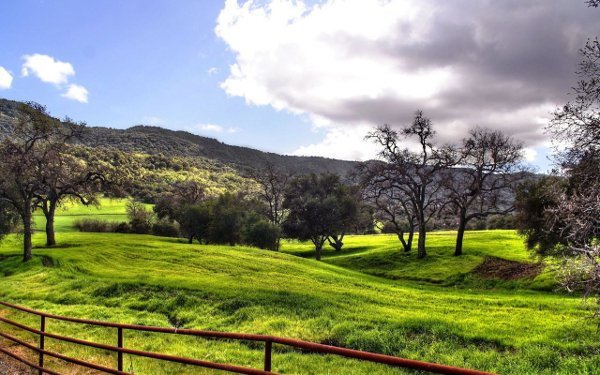
#> input picture 7/imgs/paisagem.jpg, 600 x 375 px
$ python '7  limiarização (thresholding).py'
#> lines starting #> are read from the running program, lines starting #| are printed output that depends on the picture; after the words box and inside, x2 and y2 are one past the last pixel; in counts of white or black regions, pixels touching at a corner belong together
#limiar simples -->  O primeiro argumento é a imagem de origem, que deve ser uma imagem em tons de cinza . O segundo argumento é o valor limite que é usado para classificar os valores de pixel. O terceiro argumento é o maxVal que representa o valor a ser dado se o valor do pixel for maior que (às vezes menor que) o valor limite.

import cv2

obj_img = cv2.imread("imgs/paisagem.jpg")
#> obj_img is the input picture: shape (375, 600, 3); mean B, G, R 111.2, 140, 135

img = cv2.cvtColor(obj_img, cv2.COLOR_BGR2GRAY)
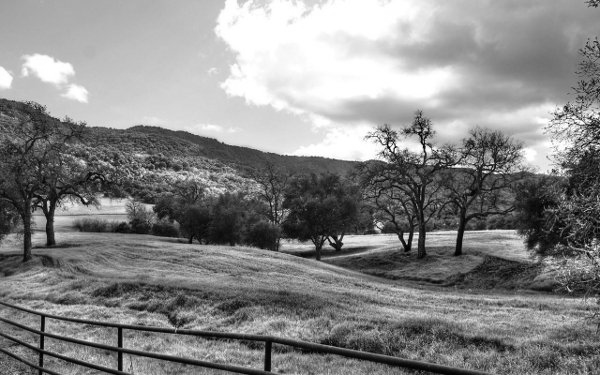
#> img: shape (375, 600); min 0, max 255, mean 135.2

ret, threshold_image = cv2.threshold(img,70,255,cv2.THRESH_BINARY)
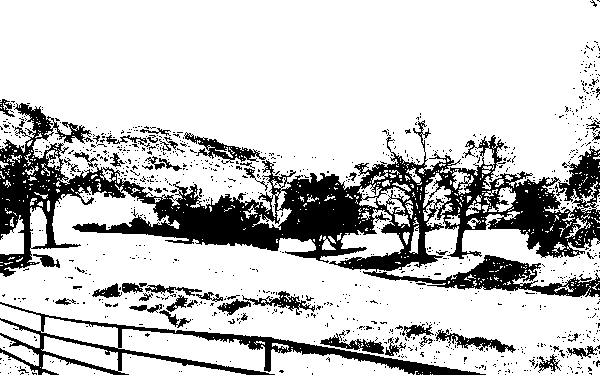
#> threshold_image: shape (375, 600); 78.5% white; 1004 black regions (953 under 20 px), largest, box (x1, y1, x2, y2) and area: (0, 103, 600, 297) 34407, (0, 302, 486, 375) 5117, (184, 132, 266, 164) 751
#ou otsu
print(ret)

cv2.imshow("gray", img)
cv2.imshow("threshold",threshold_image)

cv2.imwrite("threshold.jpg",threshold_image)

$ run again, with 7/imgs/face.jpg copied over 7/imgs/paisagem.jpg
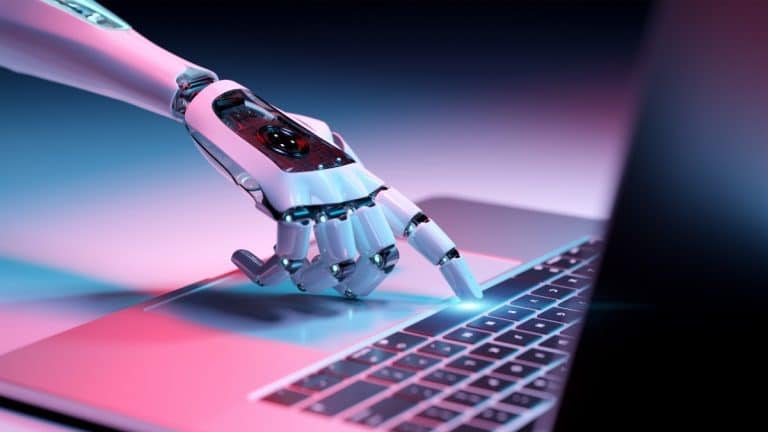
#> input picture 7/imgs/face.jpg, 768 x 432 px
#> obj_img is the input picture: shape (432, 768, 3); mean B, G, R 125.7, 91.1, 101.9
#> `img = cv2.cvtColor(obj_img, cv2.COLOR_BGR2GRAY)`:
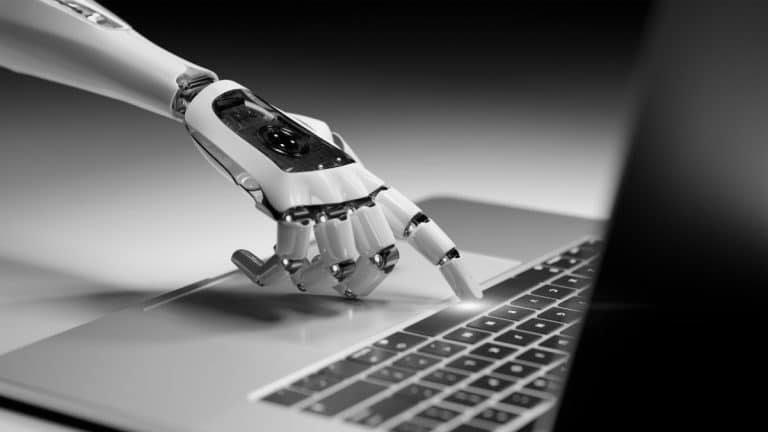
#> img: shape (432, 768); min 0, max 252, mean 98.3
#> `ret, threshold_image = cv2.threshold(img,70,255,cv2.THRESH_BINARY)`:
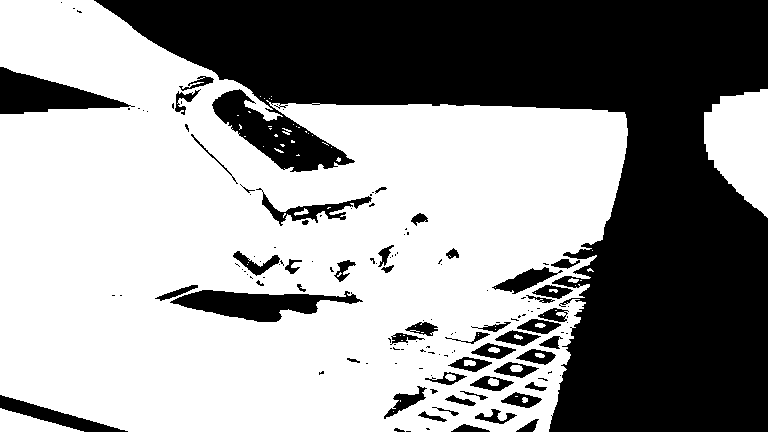
#> threshold_image: shape (432, 768); 58.6% white; 140 black regions (88 under 20 px), largest, box (x1, y1, x2, y2) and area: (94, 0, 768, 432) 119358, (170, 290, 363, 322) 3234, (0, 67, 135, 114) 3207
